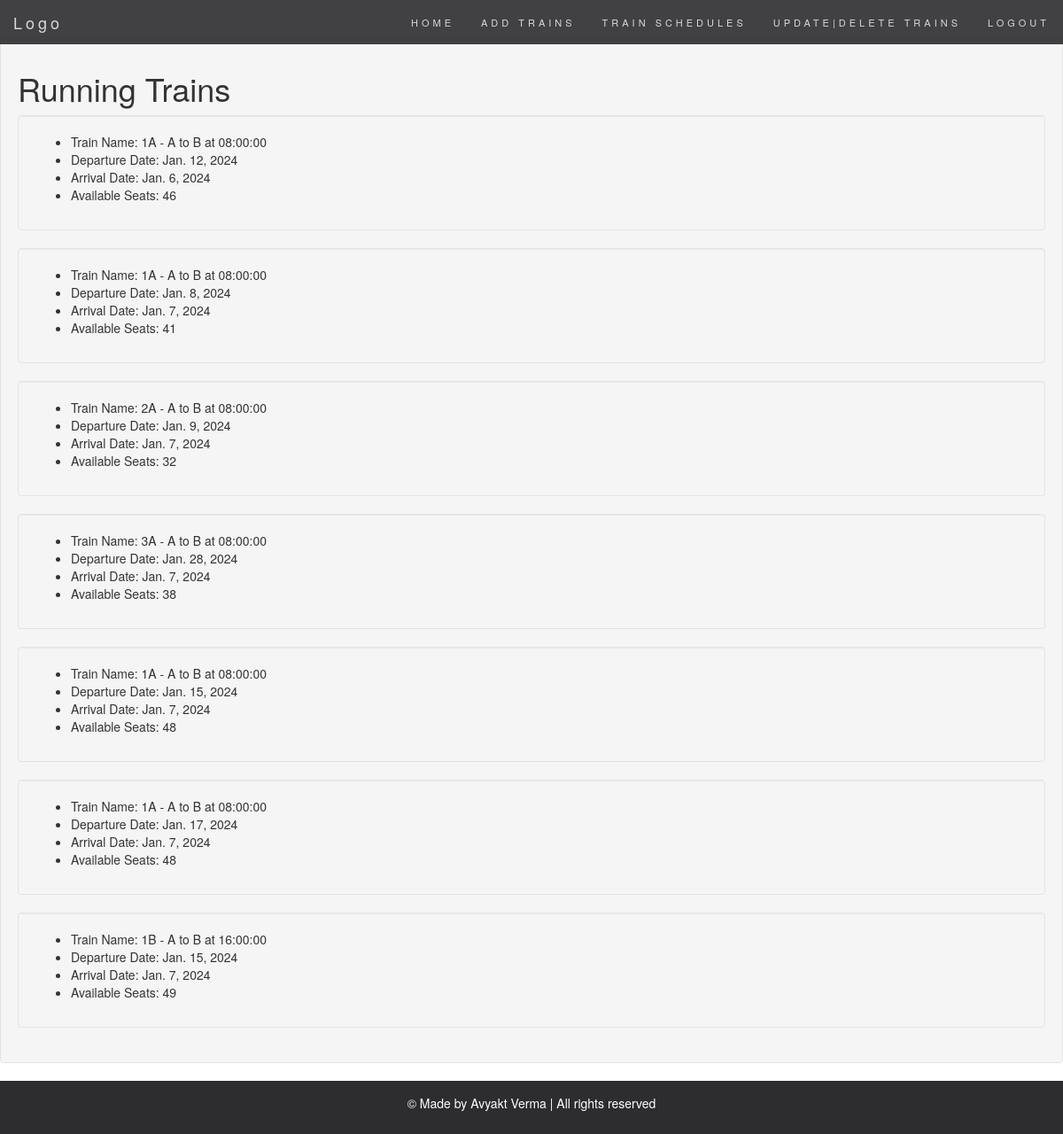
/railway_staff/train_schedules/ (signed in), run on the app's committed database.
### railway_staff/models.py (models this page shows)
class TrainSchedule(models.Model):
    train = models.ForeignKey(Train, on_delete=models.CASCADE)
    departure_date = models.DateField(default=timezone.now)
    arrival_date = models.DateField(default=timezone.now)
    available_seats = models.IntegerField(default=0)

class Train(models.Model):
    station_choices = [(item.station_name, item.station_name) for item in Station.objects.all()]
    train_name = models.CharField(max_length=50)
    monday = models.BooleanField(default=False)
    tuesday = models.BooleanField(default=False)
    wednesday = models.BooleanField(default=False)
    thursday = models.BooleanField(default=False)
    friday = models.BooleanField(default=False)
    saturday = models.BooleanField(default=False)
    sunday = models.BooleanField(default=False)
    departure_station = models.CharField(max_length=100, choices=station_choices)
    destination_station = models.CharField(max_length=100, choices=station_choices)
    departure_time = models.TimeField(default=timezone.now)
    reaching_time = models.TimeField(default=timezone.now)
    general_fare = models.DecimalField(default=80, max_digits=8, decimal_places=2)
    sleeper_fare = models.DecimalField(default=120, max_digits=8, decimal_places=2)
    third_ac_fare = models.DecimalField(default=200, max_digits=8, decimal_places=2)
    second_ac_fare = models.DecimalField(default=250, max_digits=8, decimal_places=2)
    first_ac_fare = models.DecimalField(default=300, max_digits=8, decimal_places=2)
    available_seats = models.IntegerField(default=0)  # Remove this field from here
    def __str__(self):
        return f"{self.train_name} - {self.departure_station} to {self.destination_station}  at {self.departure_time}"

### railway_staff/views.py (the view)
# urls.py: path('train_schedules/', views.train_schedules, name='train_schedules'),
@login_required
def train_schedules(request):
    running_trains = TrainSchedule.objects.all()
    return render(request, 'railway_staff/train_schedules.html', {
        'running_trains': running_trains,
    })

### railway_staff/templates/railway_staff/train_schedules.html (shortened to what this page needs)
{% extends 'railway_staff/base.html' %}
{% block content %}
<div class="well">
    <h1>Running Trains</h1>
    {% for train_sch in running_trains %}
    <div class="well">
        <ul>
            <li>Train Name: {{train_sch.train}}</li>
            <li>Departure Date: {{train_sch.departure_date}}</li>
            <li>Arrival Date: {{train_sch.arrival_date}}</li>
            <li>Available Seats: {{train_sch.available_seats}}</li>
        </ul>
    </div>
    {% endfor %}
</div>
{% endblock %}

### railway_staff/templates/railway_staff/base.html (shortened to what this page needs)
{% load static %}
<!DOCTYPE html>
<html lang="en">
<head>
    <link rel="stylesheet" href="{% static 'passengers/main.css' %}">
    <link rel="stylesheet" href="https://maxcdn.bootstrapcdn.com/bootstrap/3.4.1/css/bootstrap.min.css">
</head>
<body>
<nav class="navbar navbar-default navbar-fixed-top">
    <div class="container-fluid">
        <div class="navbar-header">
            <a class="navbar-brand" href="#">Logo</a>
        </div>
        <div class="collapse navbar-collapse" id="myNavbar">
            <ul class="nav navbar-nav navbar-right">
                <li><a href="{% url 'railway_staff_dashboard' %}">HOME</a></li>
                <li><a href="{% url 'add_train' %}">ADD TRAINS</a></li>
                <li><a href="{% url 'train_schedules' %}">TRAIN SCHEDULES</a></li>
                <li><a href="{% url 'update_trains' %}">UPDATE|DELETE TRAINS</a></li>
                <li><a href="{% url 'logout' %}">LOGOUT</a></li>
            </ul>
        </div>
    </div>
</nav>
<br>
<br>
{% block content %}{% endblock %}
<footer class="footer">
    <p>© Made by Avyakt Verma | All rights reserved</p>
</footer>
</body>
</html>

### railway_staff/templates/railway_staff/base.html (style rules this page uses)
.navbar { margin-bottom: 0; background-color: #2d2d30; border: 0; font-size: 11px !important; letter-spacing: 4px; opacity: 0.9; }
.navbar li a, .navbar .navbar-brand { color: #d5d5d5 !important; }
.footer { position: relative; bottom: 0; width: 100%; background-color: #2d2d30; color: white; text-align: center; padding: 15px; }

### data on the page
TrainSchedule: train "1A - A to B at 08:00:00", departure_date "Jan. 12, 2024", arrival_date "Jan. 6, 2024", available_seats "46"
TrainSchedule: train "1A - A to B at 08:00:00", departure_date "Jan. 8, 2024", arrival_date "Jan. 7, 2024", available_seats "41"
TrainSchedule: train "2A - A to B at 08:00:00", departure_date "Jan. 9, 2024", arrival_date "Jan. 7, 2024", available_seats "32"
TrainSchedule: train "3A - A to B at 08:00:00", departure_date "Jan. 28, 2024", arrival_date "Jan. 7, 2024", available_seats "38"
TrainSchedule: train "1A - A to B at 08:00:00", departure_date "Jan. 15, 2024", arrival_date "Jan. 7, 2024", available_seats "48"
TrainSchedule: train "1A - A to B at 08:00:00", departure_date "Jan. 17, 2024", arrival_date "Jan. 7, 2024", available_seats "48"
TrainSchedule: train "1B - A to B at 16:00:00", departure_date "Jan. 15, 2024", arrival_date "Jan. 7, 2024", available_seats "49"
